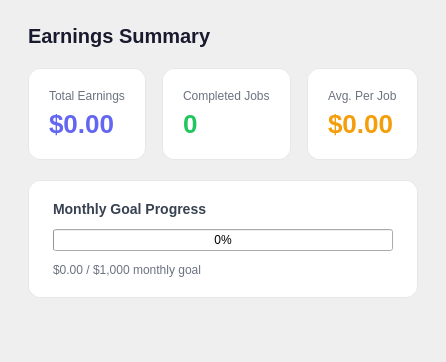
        <widget class="QWidget" name="EarningsPage">
         <layout class="QVBoxLayout" name="earningsPageLayout">
          <property name="leftMargin">
           <number>28</number>
          </property>
          <property name="topMargin">
           <number>24</number>
          </property>
          <property name="rightMargin">
           <number>28</number>
          </property>
          <property name="bottomMargin">
           <number>24</number>
          </property>
          <property name="spacing">
           <number>20</number>
          </property>
          <item>
           <widget class="QLabel" name="earningsPageTitle">
            <property name="text">
             <string>Earnings Summary</string>
            </property>
            <property name="styleSheet">
             <string notr="true">font-size:20px;font-weight:bold;color:#1a1a2e;</string>
            </property>
           </widget>
          </item>
          <item>
           <layout class="QHBoxLayout" name="metricsRowLayout">
            <property name="spacing">
             <number>16</number>
            </property>
            <item>
             <widget class="QFrame" name="totalEarningsCard">
              <property name="styleSheet">
               <string notr="true">QFrame#totalEarningsCard{background-color:#ffffff;border-radius:12px;border:1px solid #e5e7eb;}</string>
              </property>
              <layout class="QVBoxLayout" name="totalEarningsCardLayout">
               <property name="leftMargin">
                <number>20</number>
               </property>
               <property name="topMargin">
                <number>20</number>
               </property>
               <property name="rightMargin">
                <number>20</number>
               </property>
               <property name="bottomMargin">
                <number>20</number>
               </property>
               <property name="spacing">
                <number>6</number>
               </property>
               <item>
                <widget class="QLabel" name="totalEarningsKey">
                 <property name="text">
                  <string>Total Earnings</string>
                 </property>
                 <property name="styleSheet">
                  <string notr="true">font-size:12px;color:#6b7280;</string>
                 </property>
                </widget>
               </item>
               <item>
                <widget class="QLabel" name="totalEarningsLabel">
                 <property name="text">
                  <string>$0.00</string>
                 </property>
                 <property name="styleSheet">
                  <string notr="true">font-size:26px;font-weight:bold;color:#6366f1;</string>
                 </property>
                </widget>
               </item>
              </layout>
             </widget>
            </item>
            <item>
             <widget class="QFrame" name="completedJobsCard">
              <property name="styleSheet">
               <string notr="true">QFrame#completedJobsCard{background-color:#ffffff;border-radius:12px;border:1px solid #e5e7eb;}</string>
              </property>
              <layout class="QVBoxLayout" name="completedJobsCardLayout">
               <property name="leftMargin">
                <number>20</number>
               </property>
               <property name="topMargin">
                <number>20</number>
               </property>
               <property name="rightMargin">
                <number>20</number>
               </property>
               <property name="bottomMargin">
                <number>20</number>
               </property>
               <property name="spacing">
                <number>6</number>
               </property>
               <item>
                <widget class="QLabel" name="completedJobsKey">
                 <property name="text">
                  <string>Completed Jobs</string>
                 </property>
                 <property name="styleSheet">
                  <string notr="true">font-size:12px;color:#6b7280;</string>
                 </property>
                </widget>
               </item>
               <item>
                <widget class="QLabel" name="completedJobsLabel">
                 <property name="text">
                  <string>0</string>
                 </property>
                 <property name="styleSheet">
                  <string notr="true">font-size:26px;font-weight:bold;color:#22c55e;</string>
                 </property>
                </widget>
               </item>
              </layout>
             </widget>
            </item>
            <item>
             <widget class="QFrame" name="avgPerJobCard">
              <property name="styleSheet">
               <string notr="true">QFrame#avgPerJobCard{background-color:#ffffff;border-radius:12px;border:1px solid #e5e7eb;}</string>
              </property>
              <layout class="QVBoxLayout" name="avgPerJobCardLayout">
               <property name="leftMargin">
                <number>20</number>
               </property>
               <property name="topMargin">
                <number>20</number>
               </property>
               <property name="rightMargin">
                <number>20</number>
               </property>
               <property name="bottomMargin">
                <number>20</number>
               </property>
               <property name="spacing">
                <number>6</number>
               </property>
               <item>
                <widget class="QLabel" name="avgPerJobKey">
                 <property name="text">
                  <string>Avg. Per Job</string>
                 </property>
                 <property name="styleSheet">
                  <string notr="true">font-size:12px;color:#6b7280;</string>
                 </property>
                </widget>
               </item>
               <item>
                <widget class="QLabel" name="avgPerJobLabel">
                 <property name="text">
                  <string>$0.00</string>
                 </property>
                 <property name="styleSheet">
                  <string notr="true">font-size:26px;font-weight:bold;color:#f59e0b;</string>
                 </property>
                </widget>
               </item>
              </layout>
             </widget>
            </item>
           </layout>
          </item>
          <item>
           <widget class="QFrame" name="goalCard">
            <property name="styleSheet">
             <string notr="true">QFrame#goalCard{background-color:#ffffff;border-radius:12px;border:1px solid #e5e7eb;}</string>
            </property>
            <layout class="QVBoxLayout" name="goalCardLayout">
             <property name="leftMargin">
              <number>24</number>
             </property>
             <property name="topMargin">
              <number>20</number>
             </property>
             <property name="rightMargin">
              <number>24</number>
             </property>
             <property name="bottomMargin">
              <number>20</number>
             </property>
             <property name="spacing">
              <number>12</number>
             </property>
             <item>
              <widget class="QLabel" name="goalCardTitle">
               <property name="text">
                <string>Monthly Goal Progress</string>
               </property>
               <property name="styleSheet">
                <string notr="true">font-size:14px;font-weight:bold;color:#374151;</string>
               </property>
              </widget>
             </item>
             <item>
              <widget class="QProgressBar" name="earningsProgressBar">
               <property name="value">
                <number>0</number>
               </property>
               <property name="minimumSize">
                <size>
                 <width>0</width>
                 <height>14</height>
                </size>
               </property>
              </widget>
             </item>
             <item>
              <widget class="QLabel" name="earningsGoalLabel">
               <property name="text">
                <string>$0.00 / $1,000 monthly goal</string>
               </property>
               <property name="styleSheet">
                <string notr="true">color:#6b7280;font-size:12px;</string>
               </property>
              </widget>
             </item>
            </layout>
           </widget>
          </item>
          <item>
           <spacer name="earningsPageSpacer">
            <property name="orientation">
             <enum>Qt::Vertical</enum>
            </property>
            <property name="sizeHint" stdset="0">
             <size>
              <width>20</width>
              <height>40</height>
             </size>
            </property>
           </spacer>
          </item>
         </layout>
        </widget>
